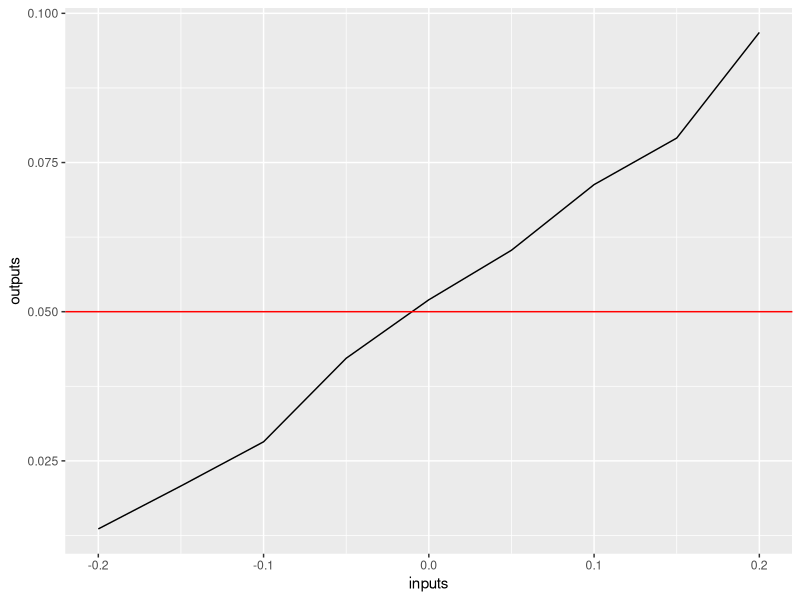
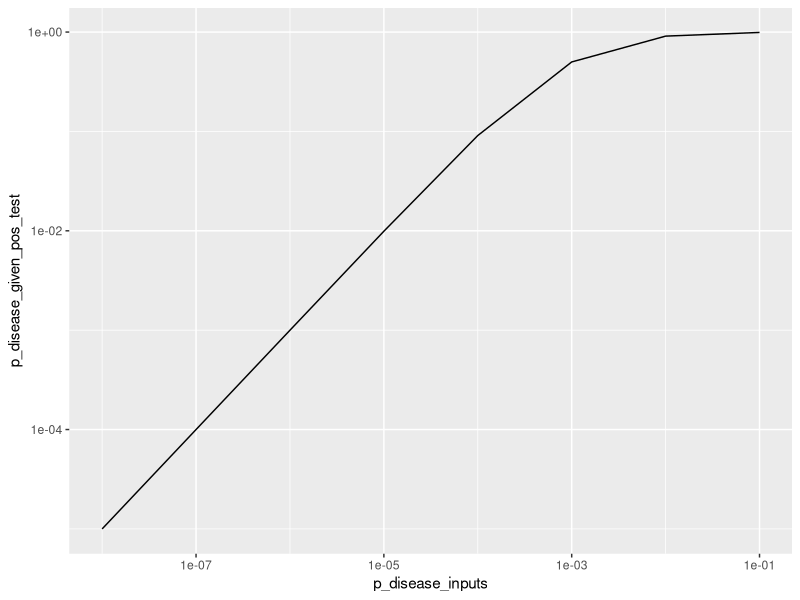

Recreate these plots in R, in order.
## ---- chunk 1
library(MASS)
# This library includes a multivariate normal
mu <- c(.5, .5)
# Vector of means; both W_p and M_p are mean 1/2.
# Make a two-by-two symmetric matrix to encode variance and covariance
CovMx <- matrix(c(.05^2, .04^2, .04^2, .05^2), nrow = 2)
WpMp <- mvrnorm(n = 2000, mu = mu, Sigma = CovMx)
# Separate the Wp and Mp variable for
Wp <- WpMp[, 1]
Mp <- WpMp[, 2]
## ---- chunk 2
goofus_estimate <- function(w, m) {
  return(var(w) + var(m))
}

gallant_estimate <- function(w, m) {
  return(var(w + m))
}
## ---- chunk 3
# TODO: code comparing the estimates goes here.
goofus_estimate(Wp, Mp)
gallant_estimate(Wp, Mp)
## ---- chunk 4
generate_correlated_sample <- function(n, c) {
  # Generate a sample of n mean-0 variance-1 normals,
  # with consecutive pairs of those normals having covariance c.

  # Construct the vector of means.
  # We want mean 0, so this is just a vector of zeroes
  meanvec <- rep(0, n)
  # Construct the covariance matrix.
  # On-diagonal entries are variances of our variables; all ones 1.
  # Entries one step off the diagonal should have value c,
  # encoding the fact that Cov( X_i, X_{i+1} ) = c.
  # ("consecutive pairs" are correlated).
  CovMx <- diag(1, n)
  # Right now, CovMx is just a big n-by-n array,
  # with 1s on the diagonal.
  # We need to set the entries one step off the diagonal to c.
  # One way to do that is to write a Boolean that picks out
  # the diagonal entries.
  # row(Mx) returns a matrix of the same size as Mx,
  # whose entries encode the row numbers.
  # See ?row and ?col for details.
  # The entries "one step off the diagonal" are those where the
  # difference between the row and column index are exactly one.
  CovMx[abs(row(CovMx) - col(CovMx)) == 1] <- c

  # Okay, we have our mean vector and our covariance matrix.
  # Generate some data!
  data <- mvrnorm(n = 1, mu = meanvec, Sigma = CovMx)
  return(data)
}
## ---- chunk 5
run_correlated_test <- function(n, c) {
  X = generate_correlated_sample(n, c)
  Y = generate_correlated_sample(n, c)
  
  results = t.test(X, Y, alternative = "two.sided")
  return(results$p.value)
}
## ---- chunk 6
estimate_level <- function(c) {
  NMC = 10000
  n = 20
  significance_check = rep(NA, NMC)
  for (i in 1:NMC) {
    p_value = run_correlated_test(n, c)
    if (p_value <= .05) {
      significance_check[i] = TRUE
    } else { 
      significance_check[i] = FALSE
    }
  }
  
  return(sum(significance_check)/NMC)
}
## ---- chunk 7
## TODO: uncomment this for a sanity check.
estimate_level(0)
estimate_level(0.3)
## ---- chunk 8
library(ggplot2)
## ---- chunk 9
inputs = seq(-0.2, 0.2, by=.05)
outputs = rep(NA, length(inputs))
for (i in 1:(length(inputs))) {
  curr_input = inputs[i]
  outputs[i] = estimate_level(curr_input)
}

df = data.frame(inputs = inputs, outputs = outputs)
ggplot(data = df) + 
  geom_line(aes(x = inputs, y = outputs), color = "black") + 
  geom_hline(yintercept = 0.05, color = "red")
## ---- chunk 10
pr_positive_test <- function(p_dis, sensitivity, p_pos_given_nodis) {
  return(sensitivity*p_dis + p_pos_given_nodis*(1-p_dis))
}
## ---- chunk 11
## This should return something like 1.9999e-6.
pr_positive_test( 1e-6, 1-1e-5, 1e-6 )
## ---- chunk 12
pr_disease_given_pos <- function(p_dis, sensitivity, p_pos_given_nodis) {
  p_pos = pr_positive_test(p_dis, sensitivity, p_pos_given_nodis)
  return((sensitivity*p_dis)/p_pos)
}
## ---- chunk 13
p_disease_inputs = 10^(-8:-1)
p_disease_given_pos_test = rep(NA, length(p_disease_inputs))
for (i in 1:length(p_disease_inputs)) {
  curr_input = p_disease_inputs[i]
  p_disease_given_pos_test[i] = pr_disease_given_pos(curr_input, .9999, 10**-3)
}
df = data.frame(p_disease_inputs = p_disease_inputs, p_disease_given_pos_test =  p_disease_given_pos_test)

ggplot(data = df) + 
  geom_line(aes(x = p_disease_inputs, y = p_disease_given_pos_test), color = "black") +
  scale_x_continuous(trans='log10') +
  scale_y_continuous(trans='log10')
## ---- chunk 14
p_pos = 158/4049
p_disease_given_pos = 116/158
p_disease = 7/100000
p_positive_given_disease = (p_disease_given_pos*p_pos)/p_disease
p_positive_given_disease

#Not from 0 to 1..but TA at office hours said this is okay
